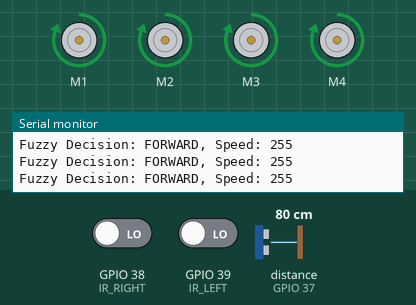
Bench run of a sketch on a simulated ESP32. Shown: 4 × DC motor (green arrow = forward, orange = backward, longer = faster), the last lines printed to the serial monitor. Wiring (inferred from the names in the program): ultrasonic range finder: trigger GPIO 36; echo GPIO 37. The inputs (shaded band) are chosen by the test bench; at power-on: distance to the obstacle (sensor on GPIO 37) 80 cm, GPIO 38 (IR_RIGHT) LOW, GPIO 39 (IR_LEFT) LOW. The echo pulse lasts 58.3 µs per cm.

Above: at 1.2 s.
1.3 s: distance to the obstacle (sensor on GPIO 37) set to 47 cm
2.8 s: distance to the obstacle (sensor on GPIO 37) set to 38 cm
At 3.1 s:
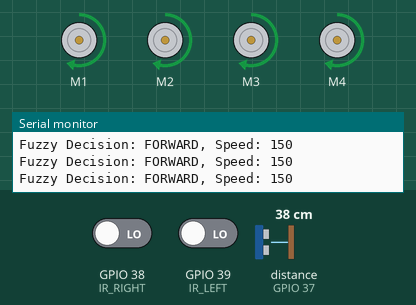
4.3 s: distance to the obstacle (sensor on GPIO 37) set to 33 cm
5.8 s: distance to the obstacle (sensor on GPIO 37) set to 28 cm
At 6.1 s:
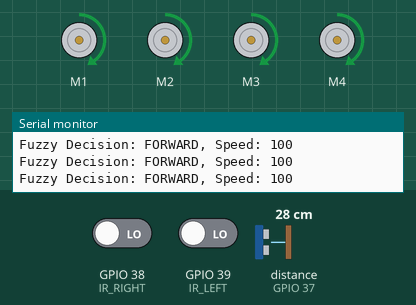
7.3 s: GPIO 38 (IR_RIGHT) driven HIGH
At 8.5 s:
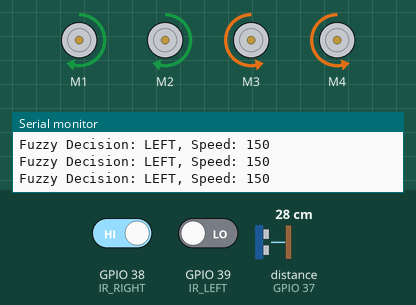
8.8 s: distance to the obstacle (sensor on GPIO 37) set to 2 cm
At 9.9 s:
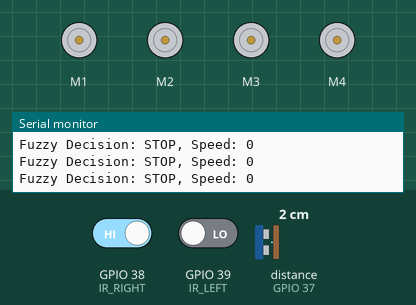
Timing chart, 0 to 11.3 s (numbered marks = the images above; inputs shaded):
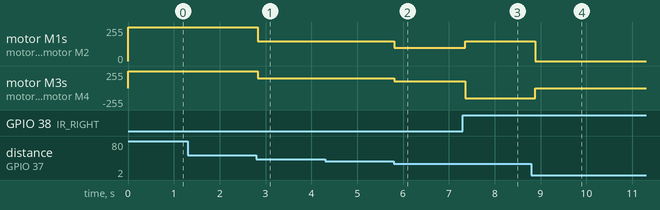

The sketch:

SKC.ino
```cpp
#include <Servo.h>
#include <AFMotor.h>

#define TRIG_PIN A0
#define ECHO_PIN A1
#define IR_LEFT A3
#define IR_RIGHT A2

// Enum arah motor untuk efisiensi
enum Direction { STOP, FORWARD, LEFT, RIGHT };

struct FuzzyOutput {
  Direction direction;
  int speed;  // 0-255
};

AF_DCMotor motor1(1, MOTOR12_1KHZ);
AF_DCMotor motor2(2, MOTOR12_1KHZ);
AF_DCMotor motor3(3, MOTOR34_1KHZ);
AF_DCMotor motor4(4, MOTOR34_1KHZ);

void setup() {
  Serial.begin(9600);
  setupMotors();
  setupSensors();
}

void loop() {
  int dist = readUltrasonic();
  int irL = digitalRead(IR_LEFT);
  int irR = digitalRead(IR_RIGHT);

  FuzzyOutput out = fuzzyInference(dist, irL, irR);
  controlMotor(out);

  delay(100);
}

void setupMotors() {
  motor1.setSpeed(0);
  motor2.setSpeed(0);
  motor3.setSpeed(0);
  motor4.setSpeed(0);
}

void setupSensors() {
  pinMode(TRIG_PIN, OUTPUT);
  pinMode(ECHO_PIN, INPUT);
  pinMode(IR_LEFT, INPUT);
  pinMode(IR_RIGHT, INPUT);
}

int readUltrasonic() {
  digitalWrite(TRIG_PIN, LOW);
  delayMicroseconds(2);
  digitalWrite(TRIG_PIN, HIGH);
  delayMicroseconds(10);
  digitalWrite(TRIG_PIN, LOW);

  long duration = pulseIn(ECHO_PIN, HIGH, 20000);
  int distance = duration * 0.034 / 2;
  if (distance == 0 || distance > 100) distance = 100;
  return distance;
}

// Fungsi keanggotaan fuzzy
float membershipNear(int dist) {
  if (dist <= 10) return 1.0;
  else if (dist > 10 && dist <= 20) return (20 - dist) / 10.0;
  else return 0.0;
}

float membershipMedium(int dist) {
  if (dist > 10 && dist <= 20) return (dist - 10) / 10.0;
  else if (dist > 20 && dist <= 40) return (40 - dist) / 20.0;
  else return 0.0;
}

float membershipFar(int dist) {
  if (dist > 30 && dist <= 50) return (dist - 30) / 20.0;
  else if (dist > 50) return 1.0;
  else return 0.0;
}

FuzzyOutput fuzzyInference(int dist, int irL, int irR) {
  FuzzyOutput output;

  float near = membershipNear(dist);
  float medium = membershipMedium(dist);
  float far = membershipFar(dist);

  if (near > 0.5) {
    output.direction = STOP;
    output.speed = 0;
  } else if (medium > 0.5) {
    if (irL == HIGH && irR == LOW) {
      output.direction = RIGHT;
      output.speed = 150;
    } else if (irR == HIGH && irL == LOW) {
      output.direction = LEFT;
      output.speed = 150;
    } else {
      output.direction = FORWARD;
      output.speed = 100;
    }
  } else if (far > 0.5) {
    output.direction = FORWARD;
    output.speed = 255;
  } else {
    output.direction = FORWARD;
    output.speed = 150;
  }

  Serial.print("Fuzzy Decision: ");
  switch (output.direction) {
    case STOP: Serial.print("STOP"); break;
    case FORWARD: Serial.print("FORWARD"); break;
    case LEFT: Serial.print("LEFT"); break;
    case RIGHT: Serial.print("RIGHT"); break;
  }
  Serial.print(", Speed: ");
  Serial.println(output.speed);

  return output;
}

void controlMotor(FuzzyOutput out) {
  int speed = out.speed;
  switch (out.direction) {
    case STOP:
      motor1.run(RELEASE);
      motor2.run(RELEASE);
      motor3.run(RELEASE);
      motor4.run(RELEASE);
      break;

    case FORWARD:
      motor1.setSpeed(speed);
      motor2.setSpeed(speed);
      motor3.setSpeed(speed);
      motor4.setSpeed(speed);
      motor1.run(FORWARD);
      motor2.run(FORWARD);
      motor3.run(FORWARD);
      motor4.run(FORWARD);
      break;

    case LEFT:
      motor1.setSpeed(speed);
      motor2.setSpeed(speed);
      motor3.setSpeed(speed);
      motor4.setSpeed(speed);
      motor1.run(FORWARD);
      motor2.run(FORWARD);
      motor3.run(BACKWARD);
      motor4.run(BACKWARD);
      break;

    case RIGHT:
      motor1.setSpeed(speed);
      motor2.setSpeed(speed);
      motor3.setSpeed(speed);
      motor4.setSpeed(speed);
      motor1.run(BACKWARD);
      motor2.run(BACKWARD);
      motor3.run(FORWARD);
      motor4.run(FORWARD);
      break;
  }
}
```

Sensor.ino
```cpp

```

fuzzy.ino
```cpp

```

motorr.ino
```cpp

```

Measured:
- the behaviour switches between 42 and 41 cm on distance to the obstacle (sensor on GPIO 37) (found by bisection; images 0 and 1)
- the behaviour switches between 31 and 30 cm on distance to the obstacle (sensor on GPIO 37) (found by bisection; images 1 and 2)
- after the input at 2.8 s, motor M1–4: forward 255/255 → forward 150/255 at once
- after the input at 5.8 s, motor M1–4: forward 150/255 → forward 100/255 at once
- after the input at 7.3 s, motor M1, motor M2: forward 100/255 → forward 150/255 after 0.05 s; motor M3, motor M4: forward 100/255 → backward 150/255 after 0.05 s
- after the input at 8.8 s, motor M1, motor M2: forward 150/255 → stopped after 0.09 s; motor M3, motor M4: backward 150/255 → stopped after 0.09 s
